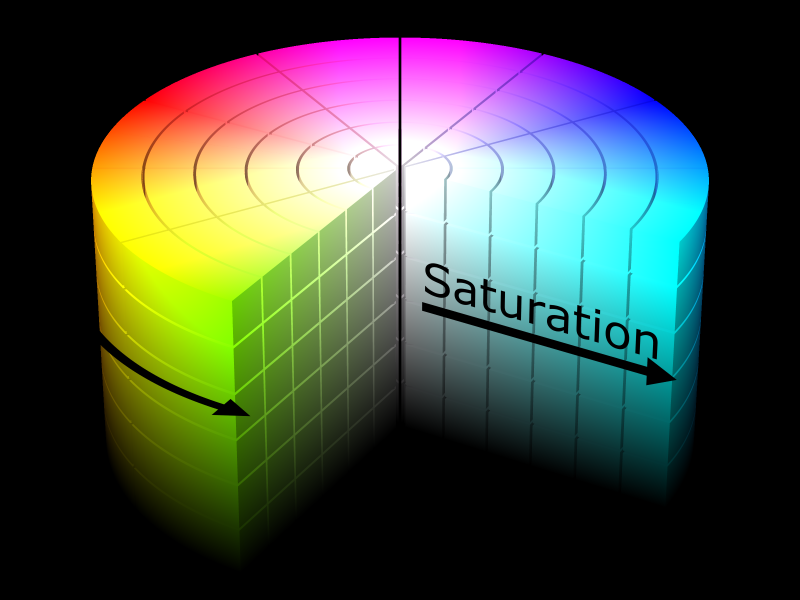
#> input picture data/HSV.png, 2400 x 1800 px (shown at 1/3 size); its folder holds only this picture in this run
$ python 11-slide_show_app.py
#> lines starting #> are read from the running program, lines starting #| are printed output that depends on the picture
import cv2
import numpy as np
import os

first_img = np.zeros((512, 512, 3), dtype=np.uint8)
images = "data/"

for file in os.listdir(images):

    img = cv2.imread(images + file)
#> img is the input picture: shape (1800, 2400, 3); mean B, G, R 65, 75.8, 67.3
    img = cv2.resize(img, (512, 512))
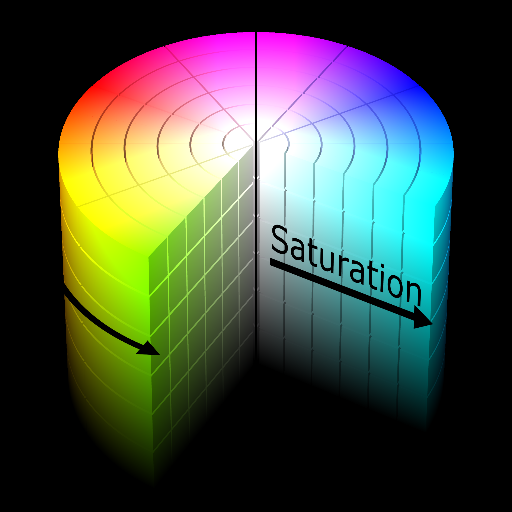
#> img: shape (512, 512, 3); mean B, G, R 65, 75.8, 67.2

    for a in range(1, 11):
        a = a / 10
        b = 1 - a

        res = cv2.addWeighted(img, a, first_img, b, 0)
        cv2.putText(res, f"a:{a} and b:{b:.1f}", (20, 80), cv2.FONT_HERSHEY_SIMPLEX,
                    1, (0, 0, 255), 2)
        cv2.imshow("Result", res)
        if cv2.waitKey(0) == ord("q"):
            break
#> this loop made 1 pass; (key q is pressed on pass 1)
#> pass 1, `res = cv2.addWeighted(img, a, first_img, b, 0)`:
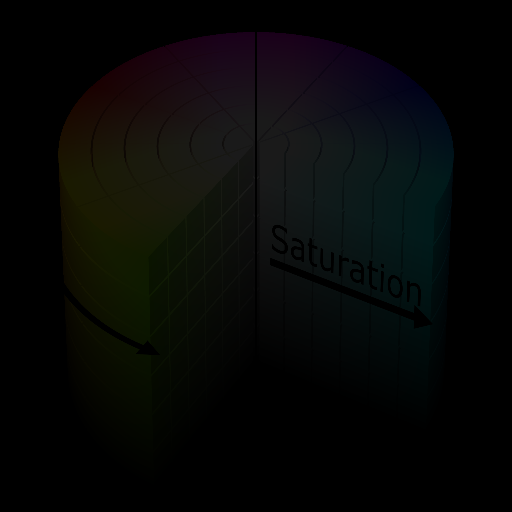
#> res: shape (512, 512, 3); mean B, G, R 6.6, 7.6, 6.8
#> pass 1, `cv2.imshow("Result", res)`:
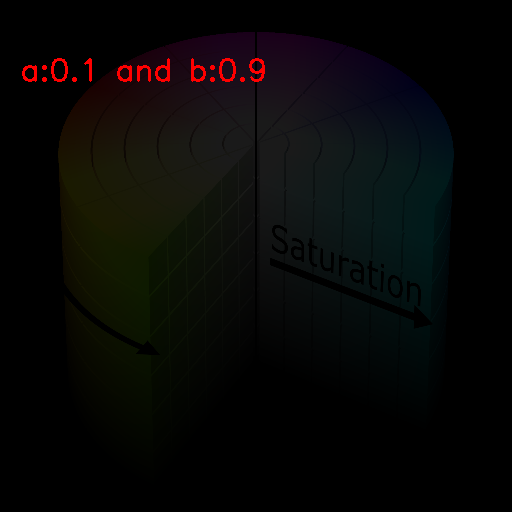
#> window 'Result': shape (512, 512, 3); mean B, G, R 6.5, 7.6, 8.1
    if cv2.waitKey(0) == ord("q"):
#> (key q is pressed here)
        break
    first_img = img

cv2.destroyAllWindows()

$ run again, on data/dog.jpeg
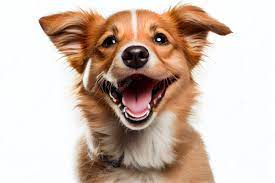
#> input picture data/dog.jpeg, 275 x 183 px
#> img is the input picture: shape (183, 275, 3); mean B, G, R 176.1, 188.3, 207.6
#> `img = cv2.resize(img, (512, 512))`:
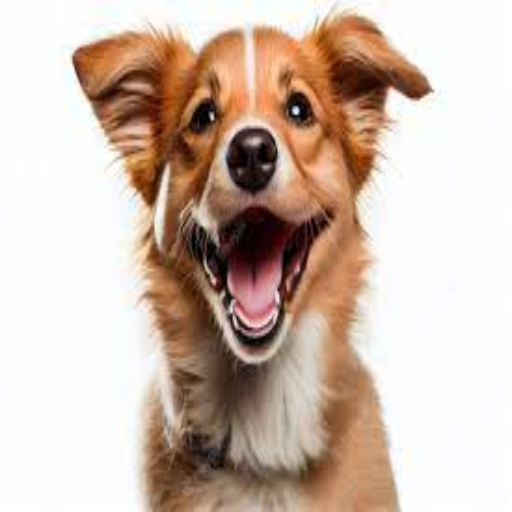
#> img: shape (512, 512, 3); mean B, G, R 176, 188.2, 207.5
#> the loop `for a in range(1, 11):` made 1 pass; (key q is pressed on pass 1)
#> pass 1, `cv2.imshow("Result", res)`:
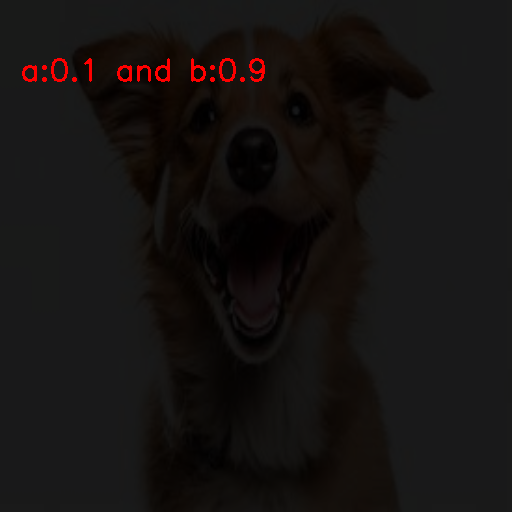
#> window 'Result': shape (512, 512, 3); mean B, G, R 17.7, 18.6, 22
